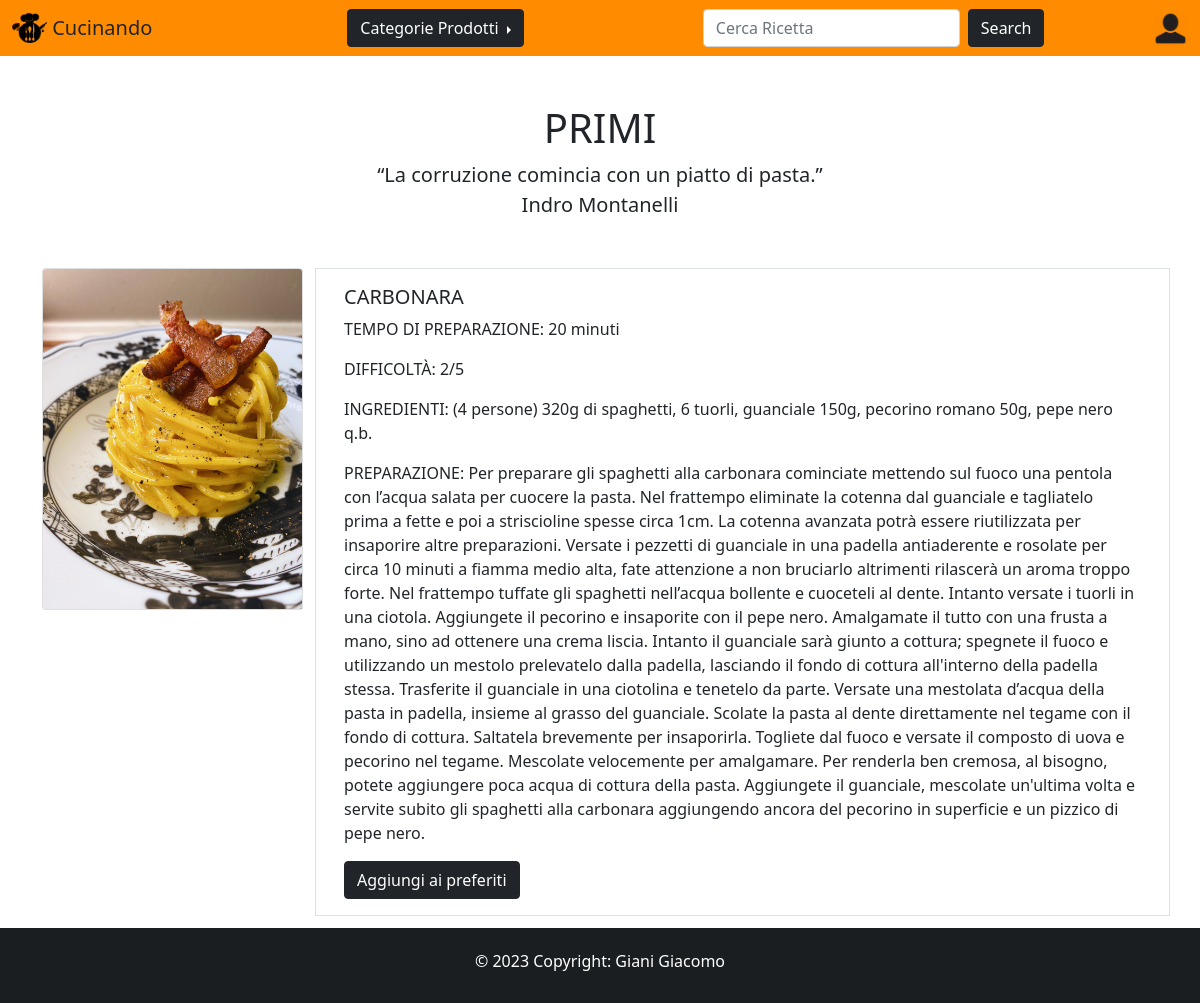
Page /home/primi on the committed database.
### ricette/models.py (models this page shows, shortened)
class Ricetta(models.Model):
    immagine = models.ImageField()
    nome = models.CharField(max_length=30)
    ingredienti = models.CharField(max_length=2000)
    difficoltà = models.IntegerField(default=1)
    tempo = models.IntegerField(default=1)
    descrizione = models.CharField(max_length=50000)
    categoria = models.CharField(max_length=20)

### ricette/views.py (the view)
# urls.py: path('primi', views.primi, name='primi'),
def primi(request):
    ricette = Ricetta.objects.all()
    return render(request, "ricette/primi.html",  {'ricette': ricette})

### ricette/templates/ricette/primi.html (shortened to what this page needs)
{% extends 'ricette/common.html' %}
{% block content %}
    <nav class="navbar" style="background-color: darkorange;">
        <div class="container-fluid">
            <a class="navbar-brand" href="{% url 'home' %}">
                {% load static %}
                <img src="{% static 'ricette/logo3.png' %}" alt="" width="35" height="30" class="d-inline-block align-top" style="background-color: transparent;">
                <span class="text-dark">Cucinando</span>
            </a>
            <div class="dropend">
                <button class="btn btn-dark dropdown-toggle" type="button" data-bs-toggle="dropdown" >
                    Categorie Prodotti
                </button>
            </div>
            <form class="d-flex" role="search" action="/home/search" method="get" style="margin-right: -3%">
                <input class="form-control me-2" name="query" type="search" placeholder="Cerca Ricetta" aria-label="Search">
                <button class="btn btn-dark" type="submit">Search</button>
            </form>
            <a style="margin-left: -3%" href="{% url 'accedi' %}">
                {% load static %}
                <img src=" {% static 'ricette/account1.png' %} " alt="" width="35" height="35" class="d-inline-block align-top">
            </a>
        </div>
    </nav>
    <div class="container my-5 text-center" style="max-width:580px">
        <h1>PRIMI</h1>
        <p class="lead">“La corruzione comincia con un piatto di pasta.” <br> Indro Montanelli </p>
    </div>
    <div class="container">
        <div class="row">
            {% for ricetta in ricette %}
                {% if ricetta.categoria == "Primi"  %}
                <div class="col-lg-3">
                    <div class="card" style="width: 100%;">
                        <img src="{{ ricetta.immagine.url }}" class="card-img-top" alt="..." style="height: 340px;">
                    </div>
                </div>
                <div class="col-lg-9 border border-orange">
                    <div class="card-body">
                        <h5 class="card-title"><span style="text-transform: uppercase;">{{ ricetta.nome }}</span></h5>
                        <p class="card-text"><span style="text-transform: uppercase;">Tempo di Preparazione:</span> {{ ricetta.tempo }} minuti</p>
                        <p class="card-text"><span style="text-transform: uppercase;">Difficoltà: </span>{{ ricetta.difficoltà }}/5</p>
                        <p class="card-text"><span style="text-transform: uppercase;">Ingredienti: </span>{{ ricetta.ingredienti }}</p>
                        <p class="card-text"><span style="text-transform: uppercase;">Preparazione: </span>{{ ricetta.descrizione }}</p>
                        <a href="{% url 'accedi' %}" class="btn btn-dark">Aggiungi ai preferiti</a>
                    </div>
                </div>
                {% endif %}
            {% endfor %}
        </div>
    </div>
{% endblock %}

### rows in the picture
Ricetta: immagine (picture), nome "CARBONARA", tempo "20", difficoltà "2", ingredienti "(4 persone) 320g di spaghetti, 6 tuorli, guanciale 150g, pecorino romano 50g, pepe nero q.b.", descrizione "Per preparare gli spaghetti alla carbonara cominciate mettendo sul fuoco una pentola con l’acqua salata per cuocere la pasta. Nel frattempo eliminate la cotenna dal guanciale e tagliatelo prima a fette e poi a striscioline spesse circa 1cm. La cotenna avanzata potrà essere riutilizzata per insaporire altre preparazioni. Versate i pezzetti di guanciale in una padella antiaderente e rosolate per circa 10 minuti a fiamma medio alta, fate attenzione a non bruciarlo altrimenti rilascerà un aroma troppo forte. Nel frattempo tuffate gli spaghetti nell’acqua bollente e cuoceteli al dente. Intanto versate i tuorli in una ciotola. Aggiungete il pecorino e insaporite con il pepe nero. Amalgamate il…"
